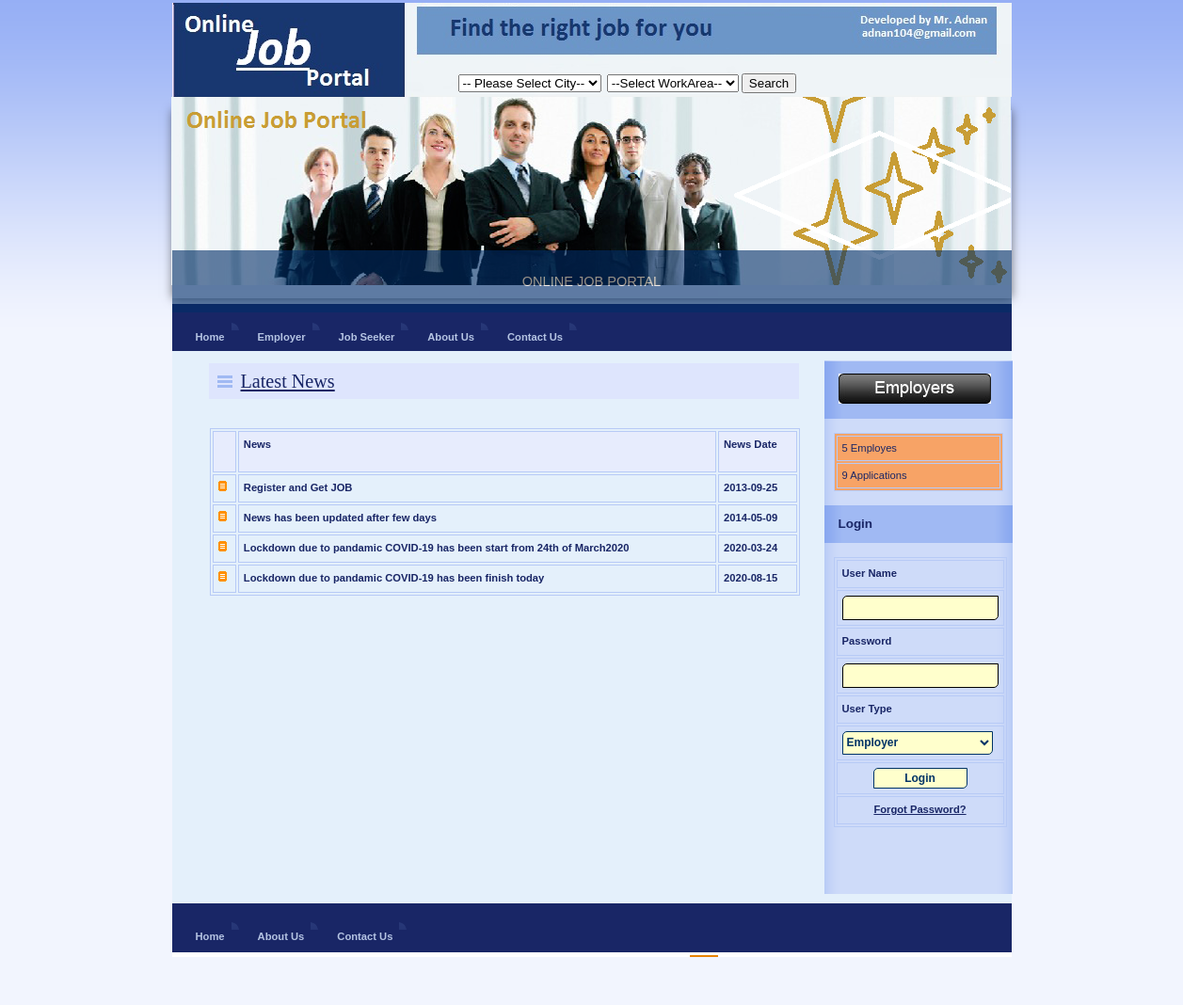
/News.php, run on the app's committed database.
### tables this page shows
CREATE TABLE `news_master` (
  `NewsId` int(11) NOT NULL,
  `News` varchar(200) NOT NULL,
  `NewsDate` date NOT NULL
);

### News.php (the view, shortened to what this page needs)
<!DOCTYPE html PUBLIC "-//W3C//DTD XHTML 1.0 Strict//EN" "http://www.w3.org/TR/xhtml1/DTD/xhtml1-strict.dtd">
<html xmlns="http://www.w3.org/1999/xhtml" xml:lang="cs" lang="cs">
<head>
  <link rel="stylesheet" type="text/css" href="css/style.css" />
    <link rel="stylesheet" media="screen,projection" type="text/css" href="./css/main.css" />
    <link rel="stylesheet" media="print" type="text/css" href="./css/print.css" />
    <link rel="stylesheet" media="aural" type="text/css" href="./css/aural.css" />
</head>
<body id="www-url-cz">
<div id="main" class="box">
<?php
include "Header.php"
?>
<?php
include "menu.php"
?>
    <div id="page" class="box">
    <div id="page-in" class="box">
        <div id="content">
            <div class="article">
                <h2><span><a href="#">Latest News</a></span></h2>
                <p>
                <table width="100%" border="1" cellpadding="1" cellspacing="2" bordercolor="#006699" >
<tr>
  <th bgcolor="#006699" class="style3">&nbsp;</th>
<th height="32" bgcolor="#006699" class="style3"><div align="left" class="style9 style5 style2"><strong>News</strong></div></th>
<th bgcolor="#006699" class="style3"><div align="left" class="style9 style5 style2"><strong>News Date</strong></div></th>
</tr>
<?php
$con = mysqli_connect("localhost","root","");
mysqli_select_db($con,"job");
$sql = "select * from News_Master";
$result =  mysqli_query($con,$sql);
while($row = mysqli_fetch_array($result))
{
$News=$row['News'];
$NewsDate=$row['NewsDate'];
?>
<tr>
  <td class="style3"><img src="design/ico_archive2.gif" alt="" width="9" height="11" /></td>
<td class="style3"><div align="left" class="style9 style5"><strong><?php echo $News;?></strong></div></td>
<td class="style3"><div align="left" class="style9 style5"><strong><?php echo $NewsDate;?></strong></div></td>
</tr>
<?php
}
?>
</table>
                </p>
                <p class="btn-more box noprint">&nbsp;</p>
          </div>
        </div>
<?php
include "right.php"
?>
    </div>
    </div>
<?php
include "footer.php"
?>
</div>
</body>
</html>

### css/main.css (style rules this page uses)
* { min-height:1px; }
body { margin: -47px; padding: 0; background:#F2F5FE url("../design/bg.gif") 0 0 repeat-x; font:70%/160% "verdana",sans-serif; color:#192666; _text-align:center; }
a { color:#192666; }
p { border:0; margin:15px 0; padding:0; line-height:30px; }
div { display:block; border:0; margin:0; padding:0; }
h1, h2, h3, h4, h5 { border:0; margin:15px 0 10px 0; padding:0; font-weight:bold; }
h2 { font-size:180%; line-height:100%; font-family:"georgia",serif; font-weight:normal; }
table { display:table; margin:15px 0; padding:0; border:1px solid #B7CAF6; font-size:100%; }
tr { display:table-row; }
th, td { display: table-cell; border:1px solid #B7CAF6; margin:0; padding:5px; vertical-align:top; text-align:left; }
th { background:#E7ECFD; text-align:center; color:#192666; font-weight:bold; }
a, img, span { border:0; margin:0; padding:0; }
strong, .strong { font-weight:bold; }
.box { min-height:1px; _height:1px; }
.box:after { content:"."; display:block; line-height:0px; font-size:0px; visibility:hidden; clear:both; }
#main { width:892px; margin:50px auto 0 auto; _text-align:left; }
#page { min-height:1px; background:#E4F0FB; _height:1px; left:30px; }
#page-in { min-height:1px; padding:10px 0; _height:1px; border-radius:15px 15px 15px 15px; width:800px; }
#content { float:left; width:667px; _width:550px; padding:0 0 0 20px; }
#content .article { clear:both; margin:0; padding:20px; }
#content .article h2 { padding:10px; background:#DEE5FD ; color:#192666; margin: -17px 1px 4px -1px; padding: 9px; }
#content .article h2 span { background:url("../design/ico_list.gif") 0 50% no-repeat; padding-left:25px; }
#content .article p { text-align:justify; }
#content .btn-more { margin:0 0 15px 0; padding:0; border:0; position:relative; }

### css/print.css (style rules this page uses)
body { border:0; margin:0; padding:0; font-size:12pt }
a { color:#000; text-decoration:none; }
h1, h2, h3 { page-break-after:avoid; page-break-inside:avoid; }
table { border-collapse: collapse; border-width:1px; border-style:solid; }
th, td { display:table-cell; border-width:1px; border-style:solid; }
.noprint { display:none; }

### css/aural.css (style rules this page uses)
body { voice-family:paul,male; volume:loud; speech-rate:slow; richness:90; stress:20; }
h1, h2, h3, h4, h5 { cue-before:url("ping.au"); }
p, table { pause:50ms; }
strong { pitch:medium; pitch-range:60; stress:90; richness:90; }

### News.php (style rules this page uses)
.style2 { font-weight: bold }

### data on the page
news_master: News "Register and Get JOB", NewsDate "2013-09-25"
news_master: News "News has been updated after few days", NewsDate "2014-05-09"
news_master: News "Lockdown due to pandamic COVID-19 has been start from 24th of March2020", NewsDate "2020-03-24"
news_master: News "Lockdown due to pandamic COVID-19 has been finish today", NewsDate "2020-08-15"

### other printed values
$totalemp "5"
$totaljobseeker "9"
